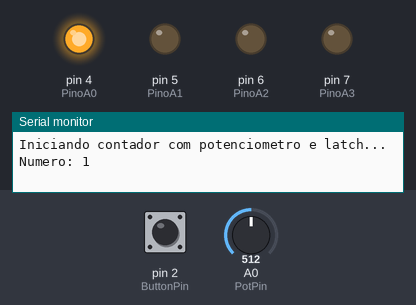
Bench run of a sketch on a simulated Arduino Uno, built with avr-gcc and run on an emulated ATmega328P. On the bench: output pins drawn as LEDs (lit = HIGH), the last lines printed to the serial monitor. The inputs (shaded band) are chosen by the test bench; at power-on: A0 (PotPin) = 512, pin 2 (ButtonPin) HIGH.

Above: at 1.2 s.
1.3 s: A0 (PotPin) set to 543
At 2.1 s:
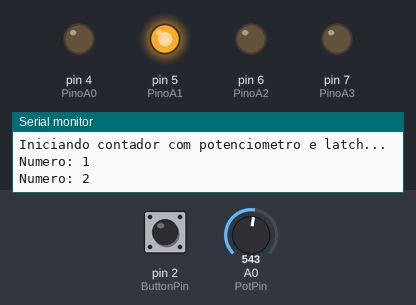
2.8 s: A0 (PotPin) set to 579
At 3.3 s:
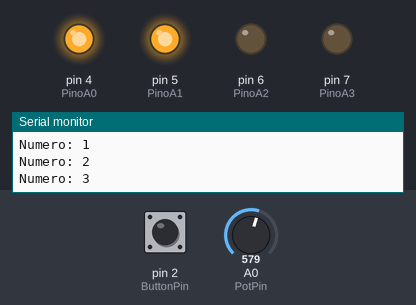
4.3 s: A0 (PotPin) set to 592
5.8 s: A0 (PotPin) set to 607
At 6.7 s:
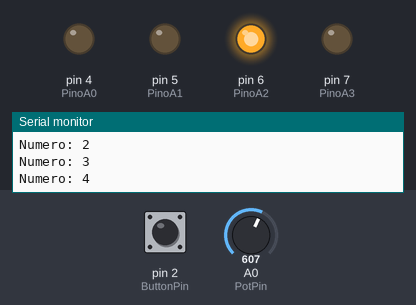
Timing chart, 0 to 8.8 s (numbered marks = the images above; inputs shaded):
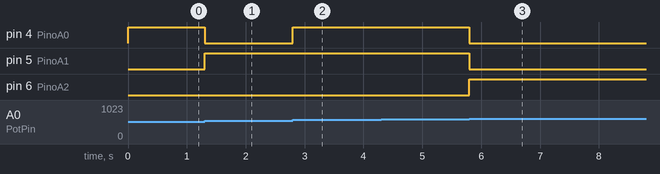

The sketch:

sketch.ino
```cpp
// Programa: CD4511 + Potenciômetro + Push-button (Latch)
// Autor: Adaptado

// Definição dos pinos de saída para o CD4511
#define PinoA0 4
#define PinoA1 5
#define PinoA2 6
#define PinoA3 7

// Entradas
#define PotPin A0       // Potenciômetro
#define ButtonPin 2     // Push-button de trava

int numero = 0;              // Valor atual (0–9)
bool travado = false;        // Estado do latch
int ultimoPot = 0;           // Última leitura do potenciômetro
int tolerancia = 20;         // Sensibilidade para detectar movimento
bool ultimoEstadoBotao = HIGH;

void setup() {
  Serial.begin(9600);

  // Saídas para o CD4511
  pinMode(PinoA0, OUTPUT);
  pinMode(PinoA1, OUTPUT);
  pinMode(PinoA2, OUTPUT);
  pinMode(PinoA3, OUTPUT);

  // Entradas
  pinMode(PotPin, INPUT);
  pinMode(ButtonPin, INPUT_PULLUP); // Botão com resistor interno

  Serial.println("Iniciando contador com potenciometro e latch...");
  mostrarNumero(numero);
}

void loop() {
  // --- Leitura do botão (com latch) ---
  bool estadoBotao = digitalRead(ButtonPin);
  if (estadoBotao == LOW && ultimoEstadoBotao == HIGH) {
    travado = !travado;  // Alterna o estado
    Serial.print("Latch: ");
    Serial.println(travado ? "Travado" : "Liberado");
    delay(200); // debounce simples
  }
  ultimoEstadoBotao = estadoBotao;

  // --- Se não estiver travado, lê o potenciômetro ---
  if (!travado) {
    int leituraPot = analogRead(PotPin);

    if (abs(leituraPot - ultimoPot) > tolerancia) {
      if (leituraPot > ultimoPot) {
        numero++;
        if (numero > 9) numero = 0;
      } else {
        numero--;
        if (numero < 0) numero = 9;
      }
      mostrarNumero(numero);
      Serial.print("Numero: ");
      Serial.println(numero);

      ultimoPot = leituraPot;
      delay(150); // pequena pausa para evitar múltiplas contagens
    }
  }
}

// --- Função para enviar número ao CD4511 ---
void mostrarNumero(int n) {
  digitalWrite(PinoA0, n & 0x01);
  digitalWrite(PinoA1, (n >> 1) & 0x01);
  digitalWrite(PinoA2, (n >> 2) & 0x01);
  digitalWrite(PinoA3, (n >> 3) & 0x01);
}
```

Measured:
- the behaviour switches between 532 and 533 on A0 (PotPin) (found by bisection; images 0 and 1)
- the behaviour switches between 563 and 564 on A0 (PotPin) (found by bisection; images 1 and 2)
- the behaviour switches between 599 and 600 on A0 (PotPin) (found by bisection; images 2 and 3)
- after the input at 1.3 s, pin 4 (PinoA0): HIGH → LOW at once; pin 5 (PinoA1): LOW → HIGH at once
- after the input at 2.8 s, pin 4 (PinoA0): LOW → HIGH at once
- after the input at 4.3 s, every drawn part: stays the same
- after the input at 5.8 s, pin 4 (PinoA0), pin 5 (PinoA1): HIGH → LOW at once; pin 6 (PinoA2): LOW → HIGH at once
